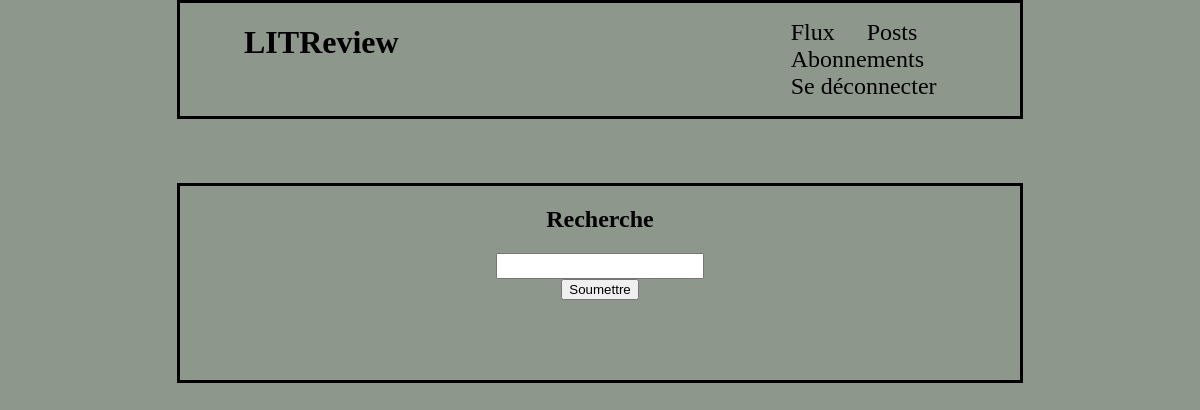
Before: /follow/ (signed in) with the older database file.
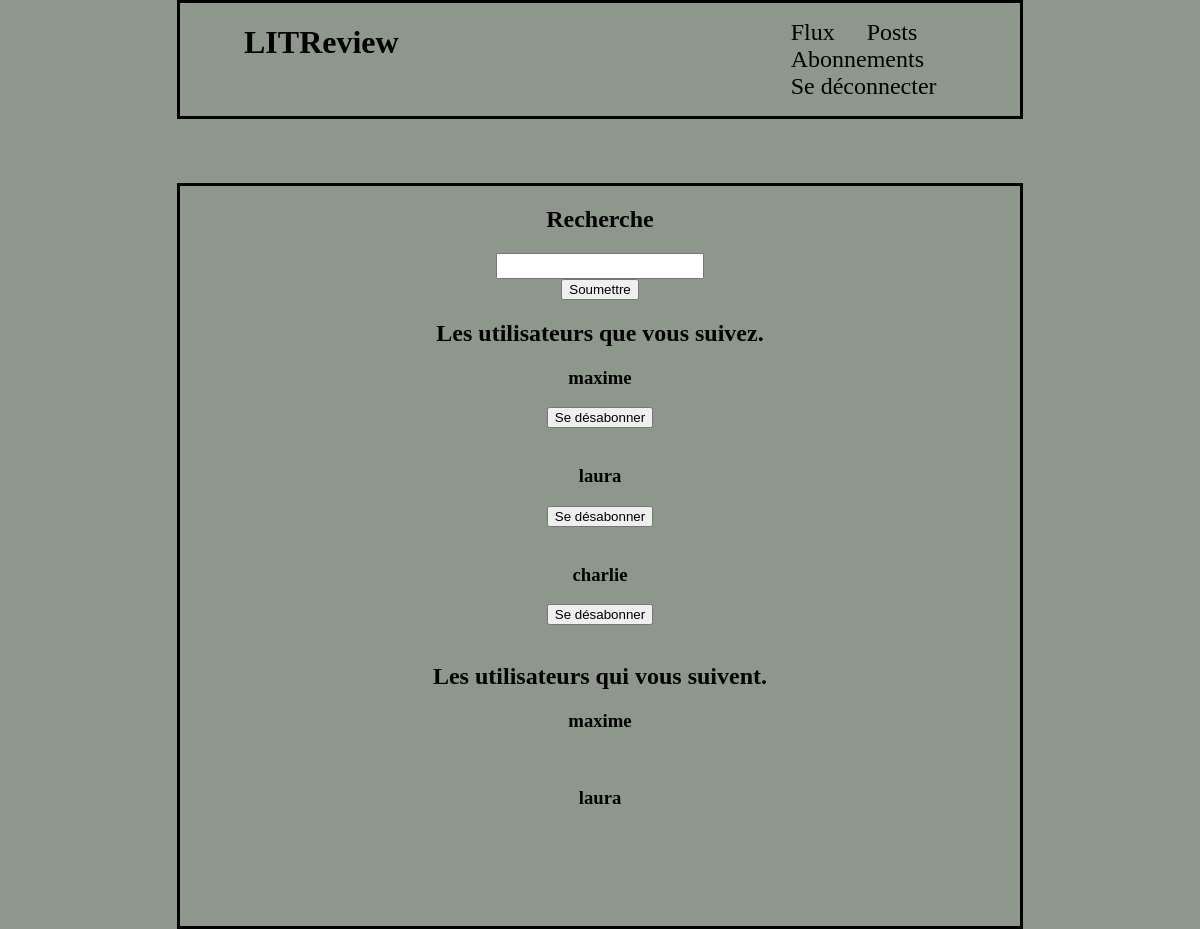
After: the same page with the newer database file.
### home/models.py (models this page shows)
class UserFollows(models.Model):
    user = models.ForeignKey(
        to=settings.AUTH_USER_MODEL,
        on_delete=models.CASCADE,
        related_name='following',
    )
    followed_user = models.ForeignKey(
        to=settings.AUTH_USER_MODEL,
        on_delete=models.CASCADE,
        related_name='followed_by',
    )
    class Meta:
        unique_together = ('user',
                           'followed_user',)

class Account(AbstractUser):
    pass

### home/views.py (the view)
# urls.py: path('follow/', views.display_user, name='display_user'),
@login_required(login_url='/account/login')
def display_user(request):
    if request.method == 'POST':
        username = request.POST.get('recherche')
        user_search = Account.objects.filter(username=username)
        search = {'user_search': user_search}
        return render(request, 'display_user.html', search)
    user_follow = UserFollows.objects.filter(user=request.user)
    followed = UserFollows.objects.filter(followed_user=request.user)
    context = {'user_follow': user_follow, 'followed': followed}
    return render(request, 'display_user.html', context)

### home/templates/display_user.html (shortened to what this page needs)
{% extends 'index.html' %}
{% load static %}
{% block content %}
<link rel="stylesheet" type="text/css" href="{% static 'follow.css' %}">
<h1 class="block">Recherche</h1>
<form method="post">
    <input type="text" name="recherche">
    <button class="buttom" type="submit">Soumettre</button>
</form>
{% if user_follow %}
<h1 class="block" > Les utilisateurs que vous suivez.</h1>
   {% for user in user_follow %}
       <h3> {{ user.followed_user.username }}</h3>
       <button class="buttom" onclick="window.location.href='{% url 'home:del_follow' user.followed_user.id %}'"> Se désabonner </button>
        <br>
   {% endfor %}
{% endif %}
{% if followed %}
<h1 class="block">Les utilisateurs qui vous suivent.</h1>
   {% for user in followed %}
       <h3>{{ user.user.username}}</h3>
       <br>
   {% endfor %}
{% endif %}
{% endblock %}

### templates/index.html (shortened to what this page needs)
<!DOCTYPE html>
<html lang="fr">
<head>
	{% load static %}
    <link rel="stylesheet" type="text/css" href="{% static 'style.css' %}">
</head>
<body>
    <header>
        <h1>LITReview</h1>
        {% if user.is_authenticated %}
        <div id="nav">
            <ol>
                <li class="nav"><a href="{% url 'home:home' %}">Flux</a></li>
                <li class="nav"><a href="{% url 'home:post' %}">Posts</a></li>
                <li class="nav"><a href="{% url 'home:display_user' %}">Abonnements</a></li>
                <li class="nav"><a href="{% url 'home:logout' %}">Se déconnecter</a></li>
            </ol>
        </div>
        {% endif %}
    </header>
    <section >
        {% block content %}
        {% endblock %}
    </section>
</body>
</html>

### static/style.css (style rules this page uses)
body { background-color: rgb(141, 151, 140 ); margin: 0 auto; display: flex; flex-direction: column; align-items: center; }
header { display: flex; justify-content: flex-start; width: 70%; border: solid black; }
header h1 { margin-left: 2em; }
section { margin-top: 4em; width: 70%; border: solid black; padding-bottom: 5em; }
#nav { position: relative; margin-right: 0em; margin-left:20em; }
#nav ol { list-style: none; float: right; }
#nav ol li { float: left; margin-left: 2em; text-decoration: none; }
#nav ol li a { text-decoration: none; font-size: 150%; color: black; }

### static/follow.css (style rules this page uses)
h1, h3 { text-align: center; }
input { width: 200px; height: 20px; display: block; margin-left: auto; margin-right: auto; }
.buttom { display: block; margin-left: auto; margin-right: auto; }

Changed rows visible on the page:
added UserFollows: followed_user.username "maxime", shown under "Les utilisateurs que vous suivez."
added UserFollows: followed_user.username "laura", shown under "Les utilisateurs que vous suivez."
added UserFollows: followed_user.username "charlie", shown under "Les utilisateurs que vous suivez."
added UserFollows: user.username "maxime", shown under "Les utilisateurs qui vous suivent."
added UserFollows: user.username "laura", shown under "Les utilisateurs qui vous suivent."
Other visible differences:
text now shown: "Les utilisateurs que vous suivez. Les utilisateurs qui vous suivent."
